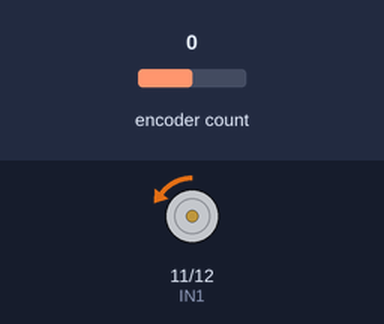
Bench run of a sketch on a simulated ESP32-S3. Shown: motor-driver pin pairs drawn as motors (green arrow = first pin HIGH = forward, orange = second pin HIGH = backward, longer = more drive). The inputs (shaded band) are chosen by the test bench; at power-on: encoder count 0. What the sketch prints to the serial monitor is not drawn.

Above: at 0.05 s.
At 3.65 s:
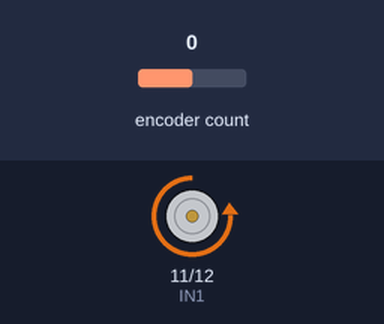
At 7.35 s:
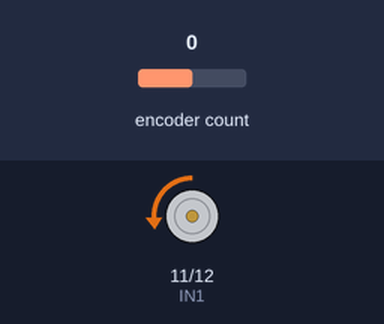
At 15.55 s:
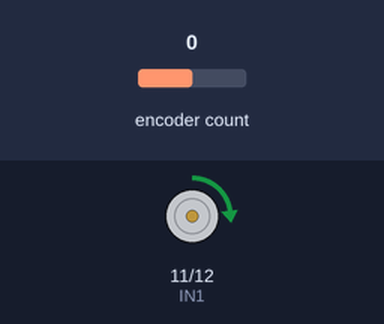
Timing chart, 0 to 21.0 s (numbered marks = the images above):
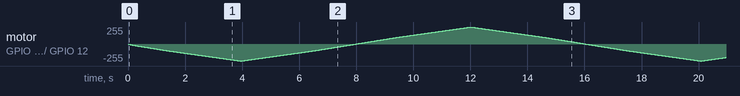

The sketch:

MotorVelocityTest.ino
```cpp
//#include "motors.h"
#include "Encoder.h"
#include "Ticker.h"

#define IN1 11
#define IN2 12
#define QUAD1 3
#define QUAD2 2

Encoder *quad;

void CalculateVel();
Ticker timer1(CalculateVel, 5);//every 5 ms
float pos = 0;
float old_pos = 0;

int motor_dir = 1;
float motor_speed = 0;
bool accelerating = true;

void setup() {
  Serial.begin(9600);

  quad = new Encoder(QUAD1, QUAD2);
  pinMode(IN1, OUTPUT);
  pinMode(IN2, OUTPUT);
  //start in off:
  digitalWrite(IN1, LOW);
  digitalWrite(IN2, LOW);

  timer1.start();
}

void loop() {
  timer1.update();
  MotorLogic();
  delay(5);
}
void MotorLogic() {
  if (accelerating)
    motor_speed += .5;
  else
    motor_speed -= .5;

  if (motor_dir == 1) { //moving forward
    analogWrite(IN1, LOW);
    analogWrite(IN2, motor_speed);
  }
  else {                //moving backward
    analogWrite(IN2, LOW);
    analogWrite(IN1, motor_speed);
  }
Serial.println(motor_speed);
  //control logic:
  if (accelerating && motor_speed >= 255)//if motor has reached peak velocity,
    Serial.println("slowing"), accelerating = false;                //begin slowing down

  else if (motor_dir == 1 && !accelerating && motor_speed <= 0) //if motor has slowed to a stop
    Serial.println("CW Reverse"), accelerating = true, motor_dir = -1;                   //reverse direction and speed up

  else if (motor_dir == -1 && !accelerating && motor_speed <= 0) //if motor has slowed to a stop
    Serial.println("CCW, Reverse"), accelerating = true, motor_dir = 1;                     //reverse direction and speed up


}
void CalculateVel() {
  pos = quad->read();
  float change = pos - old_pos;
  float vel = change / 5; //5 ms
  //Serial.println(vel);
  old_pos = pos;
}
```
